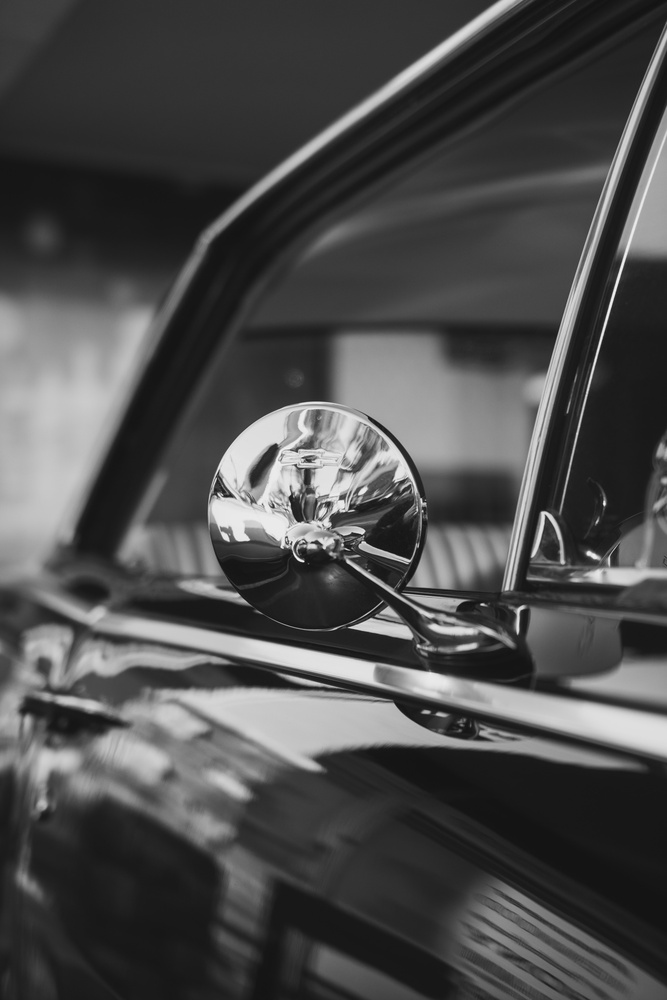
#> input picture data/image.jpg, 667 x 1000 px, shrunk from 3964 x 5946 before the run
$ jupyter execute --allow-errors compression.ipynb   (shell and % lines are left out)
#> lines starting #> are read from the running program, lines starting #| are printed output that depends on the picture
[cell 1]
import numpy as np
import matplotlib.pyplot as plt

[cell 2]
image = plt.imread('data/image.jpg')
#> image is the input picture: shape (1000, 667, 3); min 13, max 255, mean 75.6
image.shape
#> Out = (1000, 667, 3)

[cell 3]
i,j = 1000,159
#> (the rest of this cell did not finish here and is left out)

[cell 4]
A = np.mean(image, -1) / 256
A.shape
#> Out = (1000, 667)

#> (a cell that did not finish here is left out)

[cell 6]
plt.imshow(A)
plt.show()

[cell 7]
A_hat = np.fft.fft2(A)
A_hat.shape, A_hat.dtype

[cell 8]
x, y = np.meshgrid(np.arange(0, A_hat.shape[1],1), np.arange(0, A_hat.shape[0],1))
x.shape, y.shape
#> Out = ((1000, 667), (1000, 667))

[cell 9]
plt.contour(x, y, np.abs(A_hat))
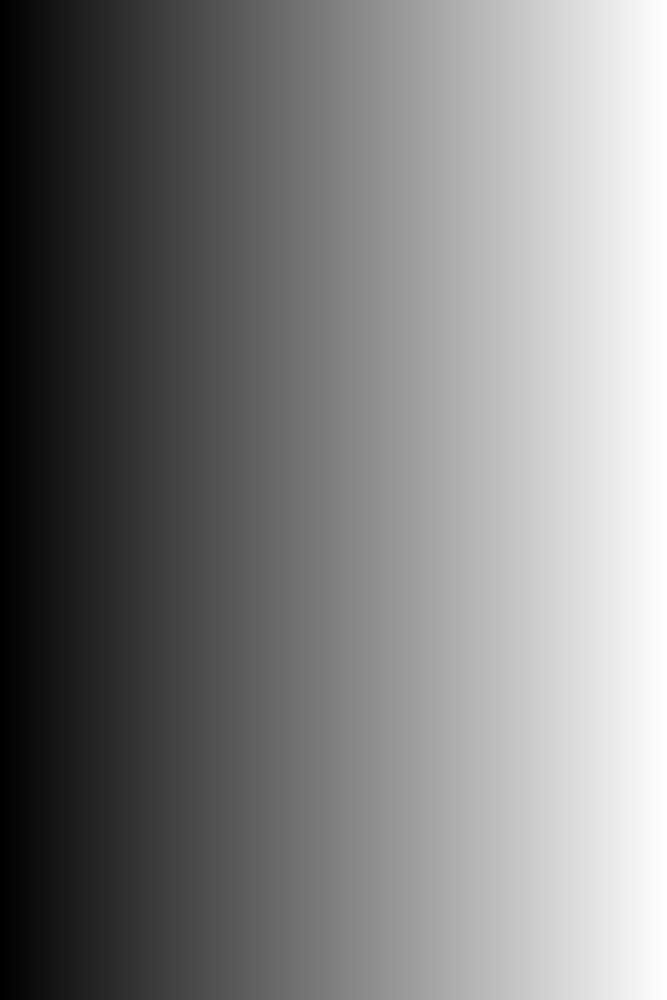
#> x: shape (1000, 667) int64; min 0, max 666, mean 333; drawn with min black and max white
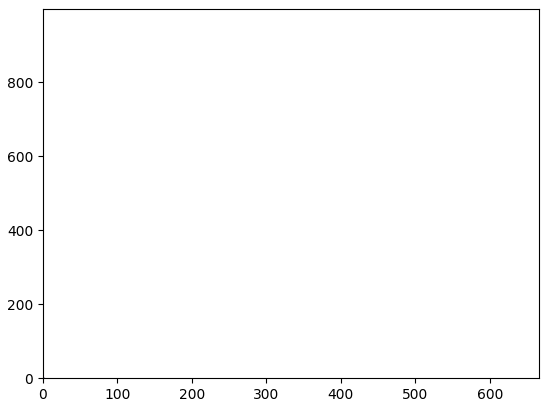
#> figure drawn by matplotlib, 1 panel
